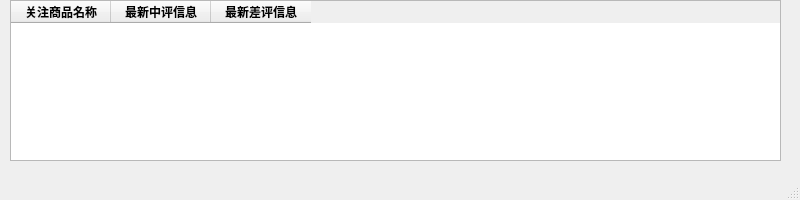
<?xml version="1.0" encoding="UTF-8"?>
<ui version="4.0">
 <class>MainWindow</class>
 <widget class="QMainWindow" name="MainWindow">
  <property name="geometry">
   <rect>
    <x>0</x>
    <y>0</y>
    <width>800</width>
    <height>200</height>
   </rect>
  </property>
  <property name="minimumSize">
   <size>
    <width>800</width>
    <height>200</height>
   </size>
  </property>
  <property name="maximumSize">
   <size>
    <width>800</width>
    <height>200</height>
   </size>
  </property>
  <property name="windowTitle">
   <string>MainWindow</string>
  </property>
  <widget class="QWidget" name="centralwidget">
   <widget class="QTableWidget" name="tableWidget">
    <property name="geometry">
     <rect>
      <x>10</x>
      <y>0</y>
      <width>771</width>
      <height>161</height>
     </rect>
    </property>
    <column>
     <property name="text">
      <string>关注商品名称</string>
     </property>
     <property name="font">
      <font>
       <weight>75</weight>
       <bold>true</bold>
      </font>
     </property>
    </column>
    <column>
     <property name="text">
      <string>最新中评信息</string>
     </property>
     <property name="font">
      <font>
       <weight>75</weight>
       <bold>true</bold>
      </font>
     </property>
    </column>
    <column>
     <property name="text">
      <string>最新差评信息</string>
     </property>
     <property name="font">
      <font>
       <weight>75</weight>
       <bold>true</bold>
      </font>
     </property>
    </column>
   </widget>
  </widget>
  <widget class="QMenuBar" name="menubar">
   <property name="geometry">
    <rect>
     <x>0</x>
     <y>0</y>
     <width>800</width>
     <height>18</height>
    </rect>
   </property>
  </widget>
  <widget class="QStatusBar" name="statusbar"/>
 </widget>
 <resources/>
 <connections/>
</ui>
